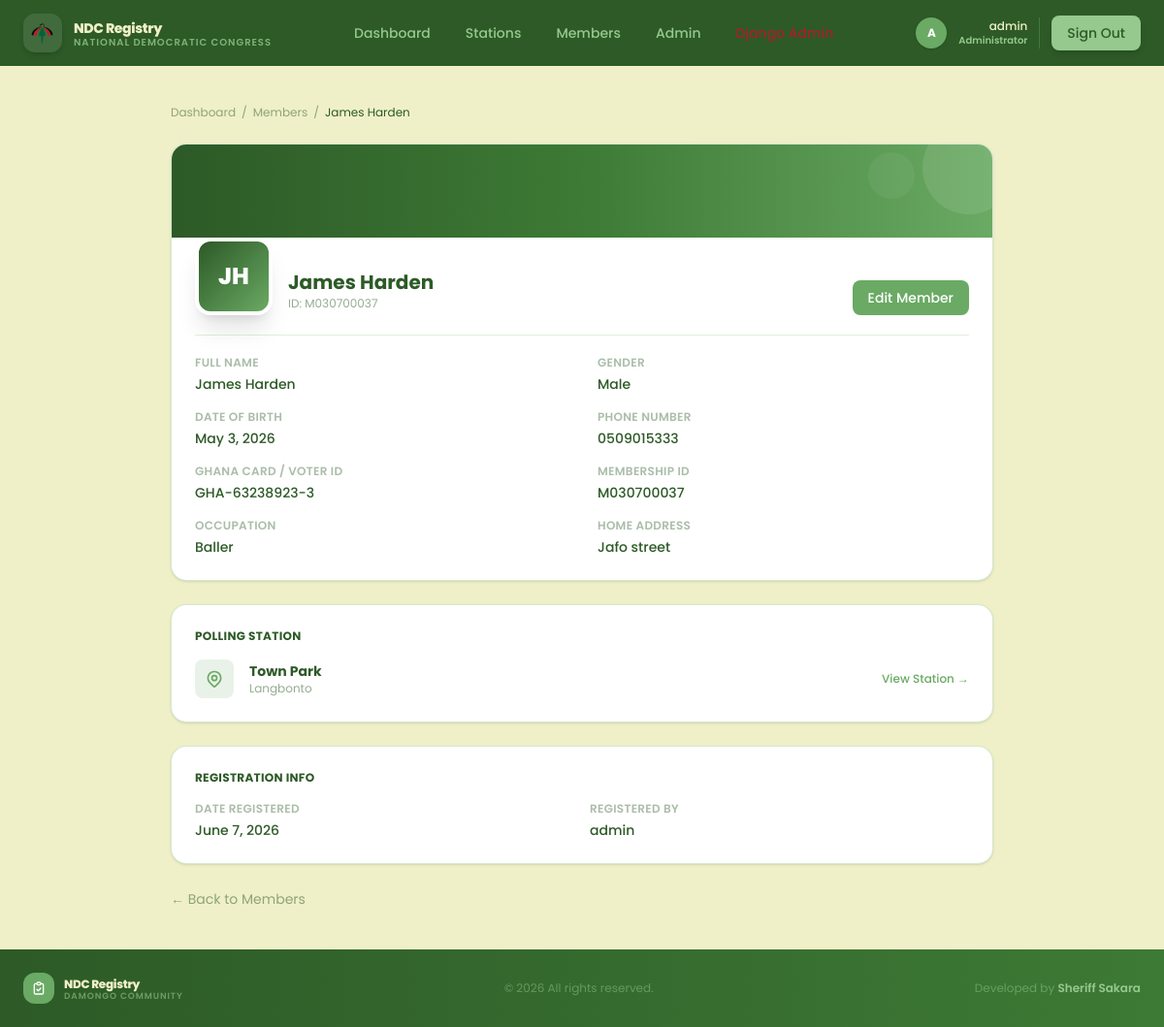
The app's page /members/2/ (signed in) with its own data.
### core/models.py (models this page shows, shortened)
class PartyMember(models.Model):
    GENDER_CHOICES = [
        ('M', 'Male'),
        ('F', 'Female'),
    ]
    member_id = models.CharField(
        max_length=10,
        unique=True,
        editable=True,
        validators=[validate_member_id])
    first_name = models.CharField(max_length=50)
    middle_name = models.CharField(max_length=50, blank=True)
    last_name = models.CharField(max_length=50)
    gender = models.CharField(max_length=1, choices=GENDER_CHOICES, blank=True)
    date_of_birth = models.DateField(null=True, blank=True)
    phone = models.CharField(max_length=10, blank=True, validators=[validation_phone_no])
    occupation = models.CharField(max_length=100, blank=True)
    address = models.CharField(max_length=200, blank=True)
    ghana_card_id = models.CharField(
        max_length=15,
        blank=True,
        verbose_name='Ghana Card',
        validators=[validation_ghana_card]
        )
    voters_id = models.CharField(
        max_length=10,
        blank=True,
        unique=True,
        verbose_name='Voters ID',
        validators=[validation_voter_id]
        )
    polling_station = models.ForeignKey(
        PollingStation,
        on_delete=models.SET_NULL,
        null=True,
        related_name='members'
    )
    date_registered = models.DateField(default=timezone.now)
    registered_by = models.ForeignKey(
        User,
        on_delete=models.SET_NULL,
        null=True,
        blank=True,
        related_name='registered_members'
    )
    class Meta:
        ordering = ['-date_registered', 'last_name']

class PollingStation(models.Model):
    name = models.CharField(max_length=100)
    location = models.CharField(max_length=200, blank=True)
    constituency = models.CharField(max_length=100, blank=True)
    description = models.TextField(blank=True)
    created_at = models.DateTimeField(auto_now_add=True)
    class Meta:
        ordering = ['name']

### core/views.py (the view)
# urls.py: path('members/<int:pk>/', views.member_detail_view, name='member_detail'),
@login_required
def member_detail_view(request, pk):
    member = get_object_or_404(PartyMember, pk=pk)
    return render(request, 'core/member_detail.html', {'member': member})

### templates/core/member_detail.html (shortened to what this page needs)
{% extends "core/base.html" %}
{% block content %}
<div class="max-w-4xl mx-auto px-6 py-10">
    <nav class="text-xs text-[#2d5a27]/50 mb-6 flex items-center gap-1.5">
        <a href="{% url 'home' %}" class="hover:text-[#6aaa64]">Dashboard</a>
        <span>/</span>
        <a href="{% url 'member_list' %}" class="hover:text-[#6aaa64]">Members</a>
        <span>/</span>
        <span class="text-[#2d5a27]">{{ member.first_name }} {{ member.last_name }}</span>
    </nav>
    <div class="bg-white border border-[#95c98d]/40 rounded-2xl shadow-sm overflow-hidden mb-6 animate-fade-up delay-100">
        <div class="h-24 bg-gradient-to-r from-[#2d5a27] via-[#3d7a35] to-[#6aaa64] relative overflow-hidden">
            <div class="absolute -top-6 -right-6 w-24 h-24 rounded-full bg-white/10 blob"></div>
            <div class="absolute top-2 right-20 w-12 h-12 rounded-full bg-white/5 blob"></div>
        </div>
        <div class="px-6 mt-10 pb-6">
            <div class="flex flex-col sm:flex-row sm:items-end justify-between gap-4 -mt-10 mb-5">
                <div class="flex items-end gap-4">
                    <div class="w-20 h-20 rounded-2xl bg-gradient-to-br from-[#2d5a27] to-[#6aaa64]
                                border-4 border-white shadow-xl flex items-center justify-center shrink-0">
                        <span class="text-2xl font-extrabold text-white">{{ member.first_name.0|upper }}{{ member.last_name.0|upper }}</span>
                    </div>
                    <div class="pb-1">
                        <h1 class="text-xl font-bold text-[#2d5a27]">{{ member.first_name }} {{ member.last_name }}</h1>
                        <p class="text-xs font-mono text-[#2d5a27]/50">ID: {{ member.member_id }}</p>
                    </div>
                </div>
                {% if user.is_staff %}
                <a href="{% url 'member_edit' member.pk %}"
                   class="px-4 py-2 text-sm font-medium bg-[#6aaa64] text-white rounded-lg hover:bg-[#2d5a27] transition-colors">
                    Edit Member
                </a>
                {% endif %}
            </div>
            <div class="grid grid-cols-1 sm:grid-cols-2 gap-x-8 gap-y-4 border-t border-[#95c98d]/30 pt-5">
                <div>
                    <p class="text-xs text-[#2d5a27]/40 uppercase tracking-wide font-semibold mb-1">Full Name</p>
                    <p class="text-sm font-medium text-[#2d5a27]">{{ member.first_name }} {{ member.last_name }}</p>
                </div>
                <div>
                    <p class="text-xs text-[#2d5a27]/40 uppercase tracking-wide font-semibold mb-1">Gender</p>
                    <p class="text-sm font-medium text-[#2d5a27]">{{ member.get_gender_display|default:"—" }}</p>
                </div>
                <div>
                    <p class="text-xs text-[#2d5a27]/40 uppercase tracking-wide font-semibold mb-1">Date of Birth</p>
                    <p class="text-sm font-medium text-[#2d5a27]">{{ member.date_of_birth|date:"F j, Y"|default:"—" }}</p>
                </div>
                <div>
                    <p class="text-xs text-[#2d5a27]/40 uppercase tracking-wide font-semibold mb-1">Phone Number</p>
                    <p class="text-sm font-medium text-[#2d5a27]">{{ member.phone|default:"—" }}</p>
                </div>
                <div>
                    <p class="text-xs text-[#2d5a27]/40 uppercase tracking-wide font-semibold mb-1">Ghana Card / Voter ID</p>
                    <p class="text-sm font-mono font-medium text-[#2d5a27]">{{ member.ghana_card_id|default:"—" }}</p>
                </div>
                <div>
                    <p class="text-xs text-[#2d5a27]/40 uppercase tracking-wide font-semibold mb-1">Membership ID</p>
                    <p class="text-sm font-mono font-medium text-[#2d5a27]">{{ member.member_id|default:"—" }}</p>
                </div>
                <div>
                    <p class="text-xs text-[#2d5a27]/40 uppercase tracking-wide font-semibold mb-1">Occupation</p>
                    <p class="text-sm font-medium text-[#2d5a27]">{{ member.occupation|default:"—" }}</p>
                </div>
                <div class="">
                    <p class="text-xs text-[#2d5a27]/40 uppercase tracking-wide font-semibold mb-1">Home Address</p>
                    <p class="text-sm font-medium text-[#2d5a27]">{{ member.address|default:"—" }}</p>
                </div>
            </div>
        </div>
    </div>
    <div class="bg-white border border-[#95c98d]/40 rounded-2xl shadow-sm p-6 mb-6 animate-fade-up delay-200 card-hover">
        <h2 class="text-xs font-bold text-[#2d5a27] uppercase tracking-wide mb-4">Polling Station</h2>
        <div class="flex items-center justify-between">
            <div class="flex items-center gap-4">
                <div class="w-10 h-10 rounded-lg bg-[#6aaa64]/15 flex items-center justify-center">
                </div>
                <div>
                    <p class="text-sm font-bold text-[#2d5a27]">{{ member.polling_station.name }}</p>
                    <p class="text-xs text-[#2d5a27]/50">{{ member.polling_station.location|default:"" }}</p>
                </div>
            </div>
            <a href="{% url 'station_detail' member.polling_station.pk %}" class="text-xs text-[#6aaa64] hover:underline font-medium">View Station →</a>
        </div>
    </div>
    <div class="bg-white border border-[#95c98d]/40 rounded-2xl shadow-sm p-6 animate-fade-up delay-300">
        <h2 class="text-xs font-bold text-[#2d5a27] uppercase tracking-wide mb-4">Registration Info</h2>
        <div class="grid grid-cols-2 gap-4 text-sm">
            <div>
                <p class="text-xs text-[#2d5a27]/40 uppercase tracking-wide font-semibold mb-1">Date Registered</p>
                <p class="font-medium text-[#2d5a27]">{{ member.date_registered|date:"F j, Y"|default:"—" }}</p>
            </div>
            <div>
                <p class="text-xs text-[#2d5a27]/40 uppercase tracking-wide font-semibold mb-1">Registered By</p>
                <p class="font-medium text-[#2d5a27]">{{ member.registered_by|default:"—" }}</p>
            </div>
        </div>
    </div>
    <div class="mt-6">
        <a href="{% url 'member_list' %}" class="text-sm text-[#2d5a27]/50 hover:text-[#6aaa64] transition-colors">← Back to Members</a>
    </div>
</div>
{% endblock content %}

### templates/core/partials/navbar.html (shortened to what this page needs)
{% load static %}
<nav class="w-full bg-[#2d5a27] sticky top-0 z-50 transition-all duration-300">
    <div class="container mx-auto max-w-7xl px-6 py-3.5">
        <div class="flex items-center justify-between">
            <a href="{% url 'home' %}" class="flex items-center gap-3 select-none group">
                <div class="w-10 h-10 rounded-xl bg-white/10 flex items-center justify-center shrink-0 shadow-md
                            group-hover:bg-white/20 group-hover:scale-110 transition-all duration-300">
                    <img src="{% static 'images/ndc-logo.png' %}"
                         alt="NDC Logo"
                         class="w-8 h-8 object-contain"/>
                </div>
                <div class="flex flex-col leading-none">
                    <span class="text-sm font-extrabold text-[#f0f0c8] tracking-tight group-hover:text-white transition-colors">NDC Registry</span>
                    <span class="text-[10px] font-semibold text-[#95c98d]/80 uppercase tracking-widest hidden sm:block">National Democratic Congress</span>
                </div>
            </a>
            {% if user.is_authenticated %}
            <div class="hidden md:flex items-center gap-1 flex-1 justify-center">
                {% with request.resolver_match.url_name as url_name %}
                <a href="{% url 'home' %}"
                   class="px-4 py-2 rounded-lg text-sm font-medium transition-all duration-200
                          {% if url_name == 'home' %}bg-[#6aaa64]/30 text-[#f0f0c8]{% else %}text-[#95c98d] hover:text-[#f0f0c8] hover:bg-[#6aaa64]/20{% endif %}">
                    Dashboard
                </a>
                <a href="{% url 'station_list' %}"
                   class="px-4 py-2 rounded-lg text-sm font-medium transition-all duration-200
                          {% if url_name == 'station_list' %}bg-[#6aaa64]/30 text-[#f0f0c8]{% else %}text-[#95c98d] hover:text-[#f0f0c8] hover:bg-[#6aaa64]/20{% endif %}">
                    Stations
                </a>
                <a href="{% url 'member_list' %}"
                   class="px-4 py-2 rounded-lg text-sm font-medium transition-all duration-200
                          {% if url_name == 'member_list' %}bg-[#6aaa64]/30 text-[#f0f0c8]{% else %}text-[#95c98d] hover:text-[#f0f0c8] hover:bg-[#6aaa64]/20{% endif %}">
                    Members
                </a>
                {% if user.is_staff %}
                <a href="{% url 'admin_dashboard' %}"
                   class="px-4 py-2 rounded-lg text-sm font-medium transition-all duration-200
                          {% if url_name == 'admin_dashboard' %}bg-[#6aaa64]/30 text-[#f0f0c8]{% else %}text-[#95c98d] hover:text-[#f0f0c8] hover:bg-[#6aaa64]/20{% endif %}">
                    Admin
                </a>
                {% endif %}
                {% if user.is_superuser %}
                <a href="/admin/"
                   class="px-4 py-2 rounded-lg text-sm font-medium text-[#c8102e]/80 hover:text-[#f0f0c8] hover:bg-[#c8102e]/20 transition-all duration-200">
                </a>
                {% endif %}
                {% endwith %}
            </div>
            {% endif %}
            <div class="flex items-center gap-3">
                {% if user.is_authenticated %}
                    <div class="hidden sm:flex items-center gap-3 border-r border-[#6aaa64]/40 pr-3">
                        <div class="w-8 h-8 rounded-full bg-[#6aaa64] flex items-center justify-center text-white text-xs font-bold shadow-sm">
                            {{ user.get_full_name|default:user.username|slice:":1"|upper }}
                        </div>
                        <div class="flex flex-col text-right">
                            <span class="text-xs text-[#f0f0c8] font-medium leading-tight">{{ user.get_full_name|default:user.username }}</span>
                            {% if user.is_staff %}
                            <span class="text-[10px] text-[#95c98d] font-semibold">Administrator</span>
                            {% else %}
                            <span class="text-[10px] text-[#6aaa64] font-semibold">Member</span>
                            {% endif %}
                        </div>
                    </div>
                    <a href="{% url 'logout' %}"
                       class="px-4 py-2 text-sm font-medium text-[#2d5a27] bg-[#95c98d] rounded-lg
                              hover:bg-[#f0f0c8] hover:scale-105 active:scale-95 transition-all duration-200 shadow-md">
                        Sign Out
                    </a>
                {% else %}
                    {% comment %} <a href="#"
                       class="px-4 py-2 text-sm font-medium text-white bg-[#6aaa64] rounded-lg
                              hover:bg-[#95c98d] hover:scale-105 active:scale-95 transition-all duration-200 shadow-md">
                        Sign In
                    </a> {% endcomment %}
                {% endif %}
            </div>
        </div>
    </div>
</nav>

### templates/core/base.html (style rules this page uses)
* { font-family: 'Poppins', sans-serif; }
.animate-fade-up { animation: fadeUp 0.6s ease both; }
.delay-100 { animation-delay: 0.1s; }
.delay-200 { animation-delay: 0.2s; }
.delay-300 { animation-delay: 0.3s; }
.card-hover { transition: transform 0.25s ease, box-shadow 0.25s ease; }
.blob { animation: blobMorph 7s ease-in-out infinite; }

### records on screen
PartyMember: first_name "James", last_name "Harden", first_name.0 "J", last_name.0 "H", member_id "M030700037", gender "Male", date_of_birth "May 3, 2026", phone "0509015333", ghana_card_id "GHA-63238923-3", occupation "Baller", address "Jafo street", polling_station.name "Town Park", polling_station.location "Langbonto", date_registered "June 7, 2026", registered_by "admin"

### other values on screen
{{ user.get_full_name|default:user.username|slice:":1"|upper }} "A"
{{ user.get_full_name|default:user.username }} "admin"
